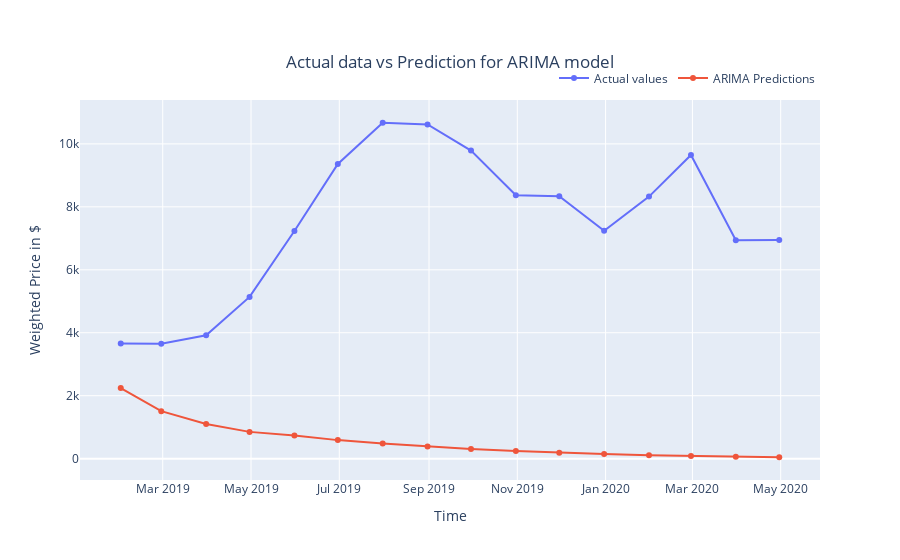

Notebook cell for this chart:
### Markdown cell above
From above we can see that we have 3 significant coefficients when compared with simple AR or MA models

### Code cell
trace0 = go.Line(x=test.index, y=test.Weighted_Price, name='Actual values');
trace1 = go.Line(x=test.index, y=test.ARIMA_pred, name='ARIMA Predictions');
layout = dict(title={'text': "Actual data vs Prediction for ARIMA model\n",'y':0.9,'x':0.5,'xanchor': 'center','yanchor': 'top'},
              xaxis = dict(title = 'Time'),
              yaxis = dict(title = 'Weighted Price in $')
            );
data = [trace0,trace1]

fig = go.Figure(data = data, layout = layout);
fig.update_layout(legend=dict(
    orientation="h",
    yanchor="bottom",
    y=1.02,
    xanchor="right",
    x=1
))
fig.show();

### Figure 1 — Plotly figure (JSON) as saved in the notebook; plotly's stock layout.template omitted (floating-point values rounded to 4 significant figures)
{"data": [{"name": "Actual values", "type": "scatter", "x": ["2019-01-31T00:00:00", "2019-02-28T00:00:00", "2019-03-31T00:00:00", "2019-04-30T00:00:00", "2019-05-31T00:00:00", "2019-06-30T00:00:00", "2019-07-31T00:00:00", "2019-08-31T00:00:00", "2019-09-30T00:00:00", "2019-10-31T00:00:00", "2019-11-30T00:00:00", "2019-12-31T00:00:00", "2020-01-31T00:00:00", "2020-02-29T00:00:00", "2020-03-31T00:00:00", "2020-04-30T00:00:00"], "y": [3659.0, 3654.0, 3919.0, 5139.0, 7234.0, 9362.0, 10670.0, 10620.0, 9786.0, 8369.0, 8337.0, 7241.0, 8325.0, 9648.0, 6936.0, 6947.0]}, {"name": "ARIMA Predictions", "type": "scatter", "x": ["2019-01-31T00:00:00", "2019-02-28T00:00:00", "2019-03-31T00:00:00", "2019-04-30T00:00:00", "2019-05-31T00:00:00", "2019-06-30T00:00:00", "2019-07-31T00:00:00", "2019-08-31T00:00:00", "2019-09-30T00:00:00", "2019-10-31T00:00:00", "2019-11-30T00:00:00", "2019-12-31T00:00:00", "2020-01-31T00:00:00", "2020-02-29T00:00:00", "2020-03-31T00:00:00", "2020-04-30T00:00:00"], "y": [2241.0, 1509.0, 1103.0, 850.3, 735.0, 588.6, 484.4, 386.3, 309.3, 243.0, 189.7, 145.9, 110.9, 83.04, 61.25, 44.4]}], "layout": {"legend": {"orientation": "h", "x": 1, "xanchor": "right", "y": 1.02, "yanchor": "bottom"}, "title": {"text": "Actual data vs Prediction for ARIMA model\n", "x": 0.5, "xanchor": "center", "y": 0.9, "yanchor": "top"}, "xaxis": {"title": {"text": "Time"}}, "yaxis": {"title": {"text": "Weighted Price in $"}}}}
